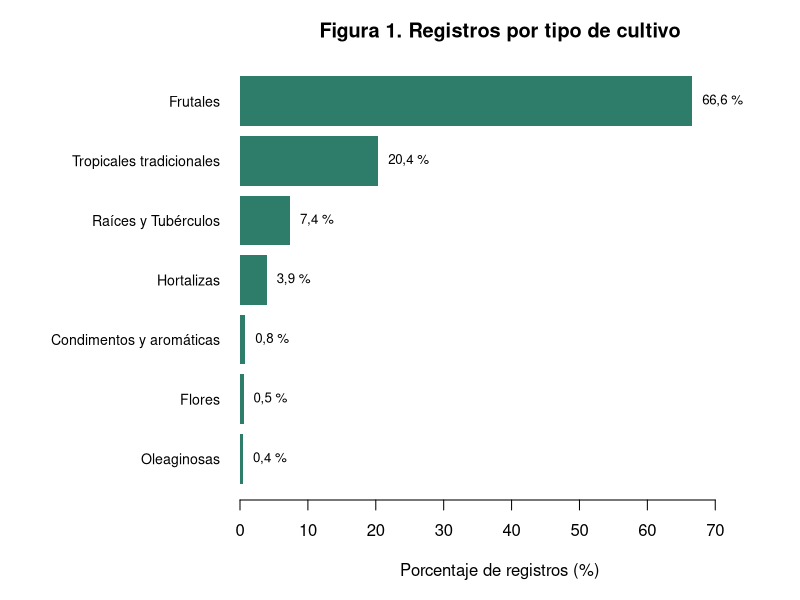
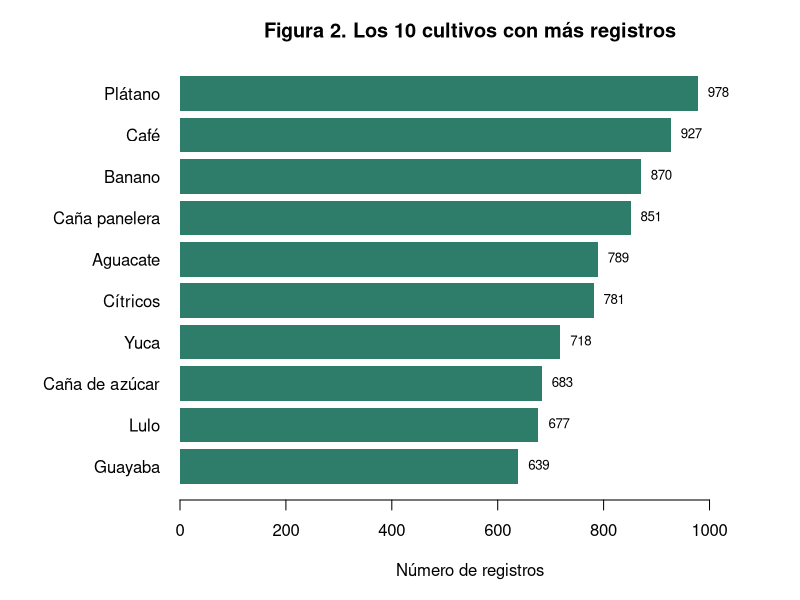
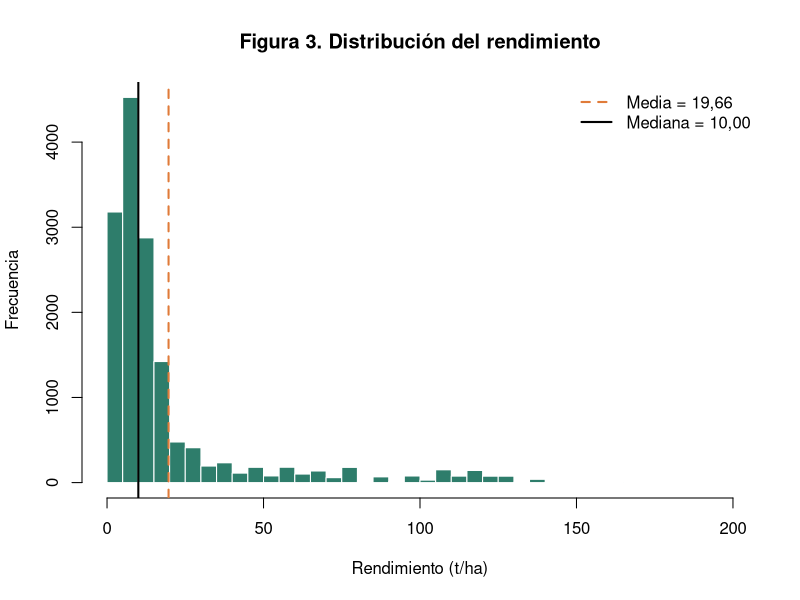
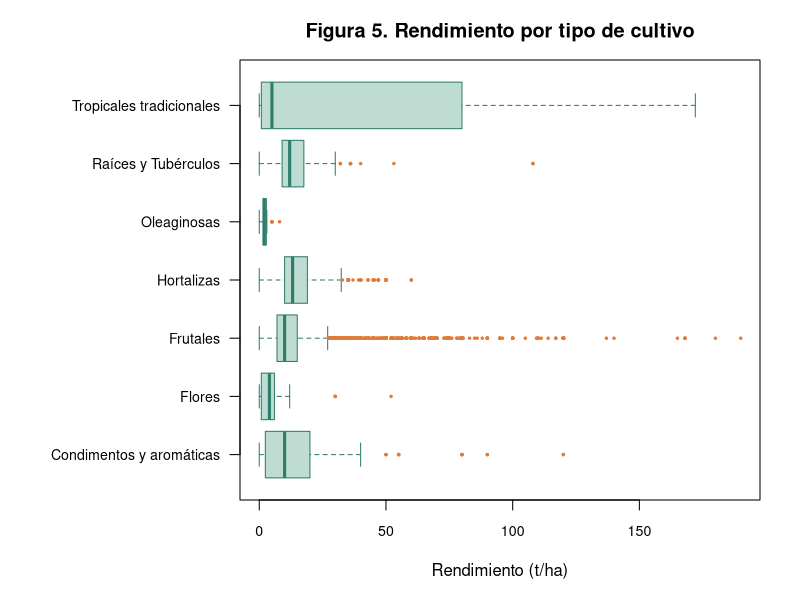
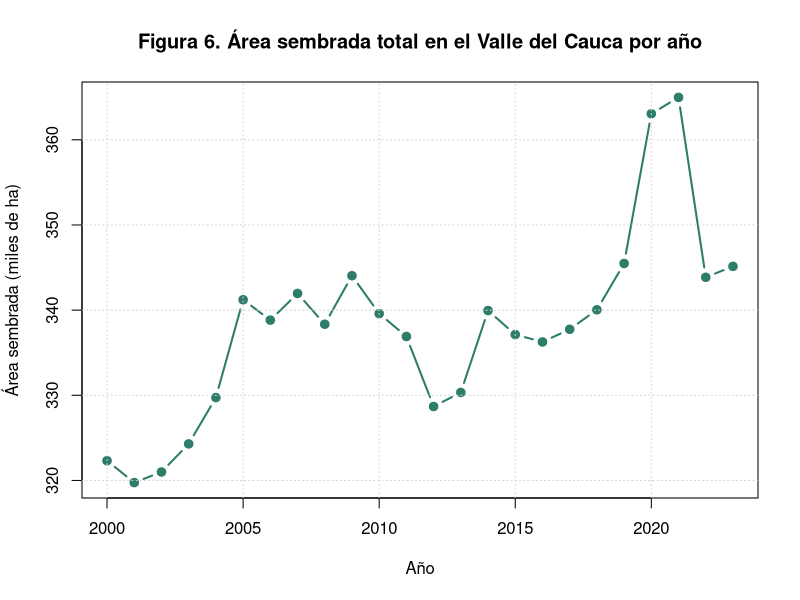
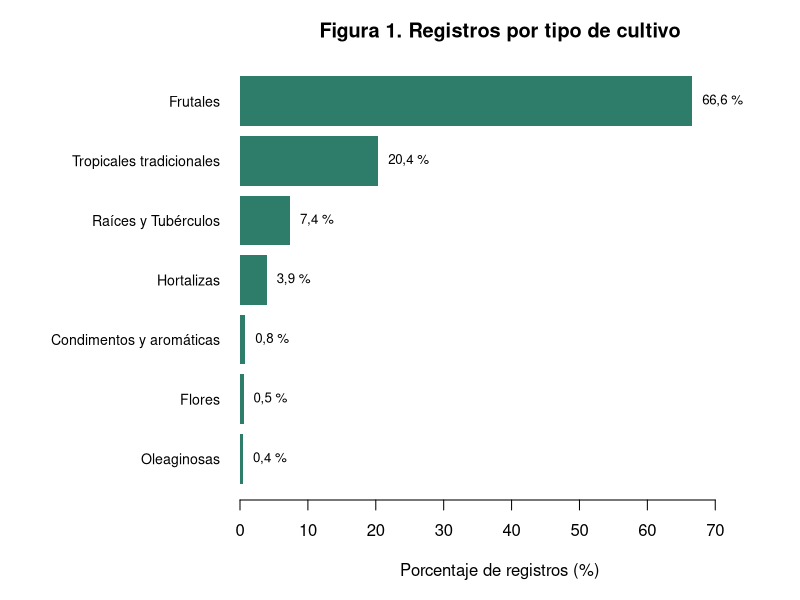
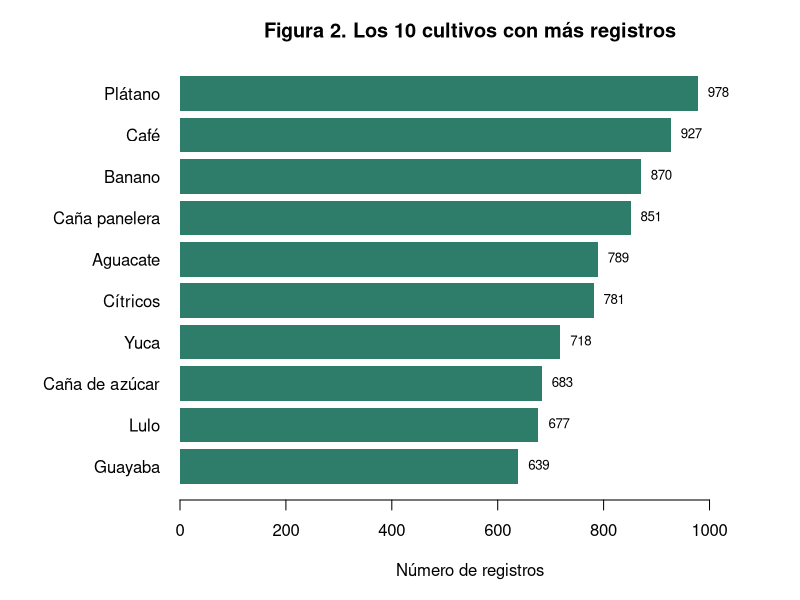
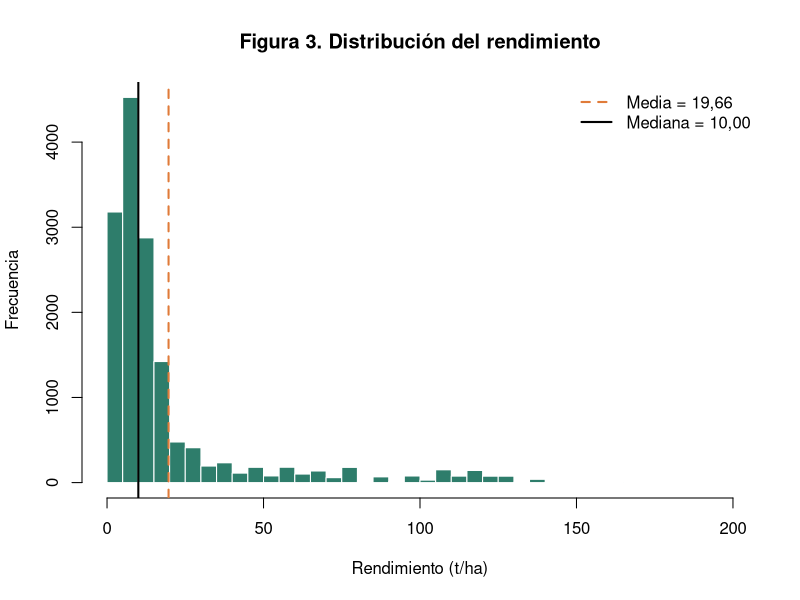

Reproduce these figures in R, in order.
# ==============================================================================
#  TALLER 1 - PUNTO 5: Gráficos
# ==============================================================================

if (!exists("datos")) {
  datos <- read.csv("Datos_limpios_cultivos_Valle.csv",
                    encoding = "UTF-8", fileEncoding = "UTF-8")
}

col1 <- "#2E7D6B"   # verde
col2 <- "#E07B39"   # naranja

# Cambiamos los nombres para que sean más cortos, para que los tipos de cultivo quepan en los gráficos
tipo_corto <- as.character(datos$Tipo_cultivo)
tipo_corto[tipo_corto == "Cultivos para Condimentos y Bebidas Medicinales y Aromáticas"] <- "Condimentos y aromáticas"
tipo_corto[tipo_corto == "Cultivos Tropicales Tradicionales"] <- "Tropicales tradicionales"

# Dibuja el gráfico en pantalla lo guarda como PNG
graficar <- function(archivo, dibujar) {
  dibujar()
  png(archivo, width = 1000, height = 650, res = 120)
  dibujar()
  dev.off()
}

# ---- Figura 1: Registros por tipo de cultivo ---------------------------------
graficar("Fig1_tipo_cultivo.png", function() {
  op <- par(mar = c(5, 12, 3, 2)); on.exit(par(op))
  p <- sort(100 * table(tipo_corto) / length(tipo_corto))
  b <- barplot(p, horiz = TRUE, las = 1, col = col1, border = NA,
               xlim = c(0, max(p) * 1.15), cex.names = 0.85,
               xlab = "Porcentaje de registros (%)",
               main = "Figura 1. Registros por tipo de cultivo")
  text(p, b, paste0(formatC(p, format = "f", digits = 1, decimal.mark = ","), " %"),
       pos = 4, cex = 0.8)
})

# ---- Figura 2: Los 10 cultivos más frecuentes ---------------------------------
graficar("Fig2_top10_cultivos.png", function() {
  op <- par(mar = c(5, 9, 3, 2)); on.exit(par(op))
  t <- rev(sort(table(datos$Cultivo), decreasing = TRUE)[1:10])
  b <- barplot(t, horiz = TRUE, las = 1, col = col1, border = NA,
               xlim = c(0, max(t) * 1.12),
               xlab = "Número de registros",
               main = "Figura 2. Los 10 cultivos con más registros")
  text(t, b, t, pos = 4, cex = 0.8)
})

# ---- Figura 3: Histograma del rendimiento ------------------------------------
graficar("Fig3_hist_rendimiento.png", function() {
  x <- datos$Rendimiento_t_ha
  hist(x, breaks = 40, col = col1, border = "white", xlim = c(0, 200),
       xlab = "Rendimiento (t/ha)", ylab = "Frecuencia",
       main = "Figura 3. Distribución del rendimiento")
  abline(v = mean(x),   col = col2,    lwd = 2, lty = 2)
  abline(v = median(x), col = "black", lwd = 2)
  legend("topright", bty = "n",
         legend = paste(c("Media =", "Mediana ="),
                        formatC(c(mean(x), median(x)), format = "f", digits = 2, decimal.mark = ",")),
         col = c(col2, "black"), lty = c(2, 1), lwd = 2)
})


# ---- Figura 5: Boxplot del rendimiento por tipo de cultivo -------------------
graficar("Fig5_boxplot_rendimiento_tipo.png", function() {
  op <- par(mar = c(5, 12, 3, 2)); on.exit(par(op))
  boxplot(datos$Rendimiento_t_ha ~ tipo_corto, horizontal = TRUE, las = 1,
          col = "#BFDCD3", border = col1, outcol = col2, outpch = 20, outcex = 0.5,
          cex.axis = 0.85, xlab = "Rendimiento (t/ha)", ylab = "",
          main = "Figura 5. Rendimiento por tipo de cultivo")
})

# ---- Figura 6: Área sembrada total por año -----------------------------------
graficar("Fig6_area_por_anio.png", function() {
  area <- tapply(datos$Ha_sembradas, datos$Anio, sum) / 1000
  plot(as.numeric(names(area)), area, type = "b", pch = 19, col = col1, lwd = 2,
       xlab = "Año", ylab = "Área sembrada (miles de ha)",
       main = "Figura 6. Área sembrada total en el Valle del Cauca por año")
  grid()
})
